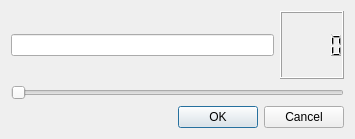
<?xml version="1.0" encoding="UTF-8"?>
<ui version="4.0">
 <class>Dialog</class>
 <widget class="QDialog" name="Dialog">
  <property name="geometry">
   <rect>
    <x>0</x>
    <y>0</y>
    <width>355</width>
    <height>139</height>
   </rect>
  </property>
  <property name="windowTitle">
   <string>Dialog</string>
  </property>
  <layout class="QVBoxLayout" name="verticalLayout">
   <item>
    <layout class="QHBoxLayout" name="horizontalLayout">
     <item>
      <widget class="QLineEdit" name="lineEdit"/>
     </item>
     <item>
      <widget class="QLCDNumber" name="lcdNumber"/>
     </item>
    </layout>
   </item>
   <item>
    <widget class="QSlider" name="horizontalSlider">
     <property name="orientation">
      <enum>Qt::Horizontal</enum>
     </property>
    </widget>
   </item>
   <item>
    <widget class="QDialogButtonBox" name="buttonBox">
     <property name="orientation">
      <enum>Qt::Horizontal</enum>
     </property>
     <property name="standardButtons">
      <set>QDialogButtonBox::Cancel|QDialogButtonBox::Ok</set>
     </property>
    </widget>
   </item>
  </layout>
 </widget>
 <resources/>
 <connections>
  <connection>
   <sender>buttonBox</sender>
   <signal>accepted()</signal>
   <receiver>Dialog</receiver>
   <slot>accept()</slot>
   <hints>
    <hint type="sourcelabel">
     <x>248</x>
     <y>254</y>
    </hint>
    <hint type="destinationlabel">
     <x>157</x>
     <y>274</y>
    </hint>
   </hints>
  </connection>
  <connection>
   <sender>buttonBox</sender>
   <signal>rejected()</signal>
   <receiver>Dialog</receiver>
   <slot>reject()</slot>
   <hints>
    <hint type="sourcelabel">
     <x>316</x>
     <y>260</y>
    </hint>
    <hint type="destinationlabel">
     <x>286</x>
     <y>274</y>
    </hint>
   </hints>
  </connection>
  <connection>
   <sender>horizontalSlider</sender>
   <signal>valueChanged(int)</signal>
   <receiver>lcdNumber</receiver>
   <slot>display(int)</slot>
   <hints>
    <hint type="sourcelabel">
     <x>238</x>
     <y>67</y>
    </hint>
    <hint type="destinationlabel">
     <x>273</x>
     <y>32</y>
    </hint>
   </hints>
  </connection>
 </connections>
</ui>
